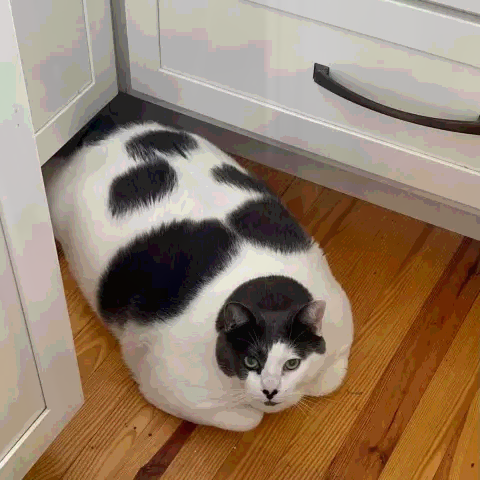
#> input picture output_img.png, 480 x 480 px
$ python decoder.py
#> lines starting #> are read from the running program, lines starting #| are printed output that depends on the picture
from PIL import Image

input_img_path = "output_img.png"
input_img = Image.open(input_img_path)
#> input_img is the input picture: PIL image 480x480 RGB; mean R, G, B 148.1, 126.6, 106.3

width, height = input_img.size
#> width = 480; height = 480

output_img = Image.new("RGB", (width, height))
#> output_img: PIL image 480x480 RGB; every value is 0

# Iterar sobre todos os pixels e ocultar informações da segunda imagem na primeira
for y in range(height):
    for x in range(width):

        # Limpando os bits mais significativos usando a mascara 0x0F = 00001111
        # junto com o operador AND e posteriormente deslocando 4 bits para a esquerda
        # tornando os bits menos significativos em mais significativos
        input_r, input_g, input_b = input_img.getpixel((x, y))
        output_r = (input_r & 0x0F) << 4
        output_g = (input_g & 0x0F) << 4
        output_b = (input_b & 0x0F) << 4


        # Criar a imagem de saída
        output_img.putpixel((x, y), (output_r, output_g, output_b))
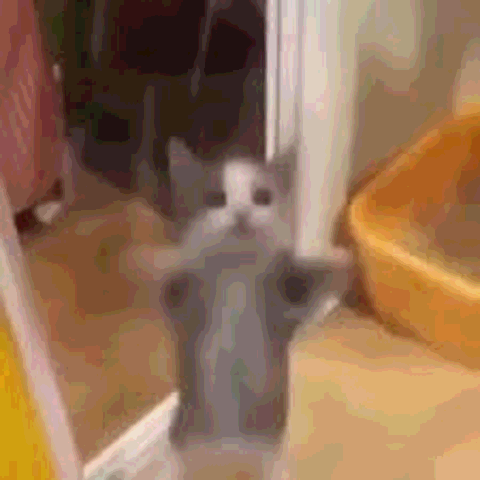
#> output_img: PIL image 480x480 RGB; mean R, G, B 146.7, 111.5, 83.6

output_img.save("decoded.png", "png")
input_img.close()
